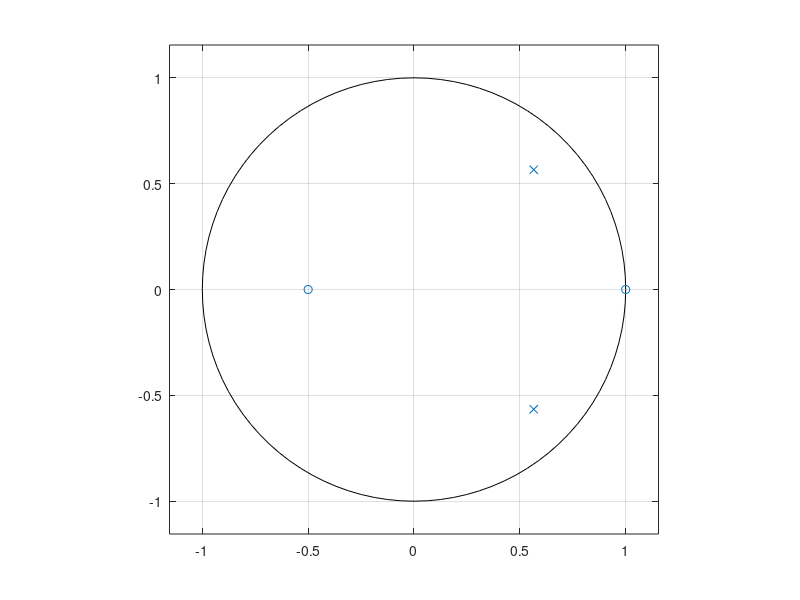
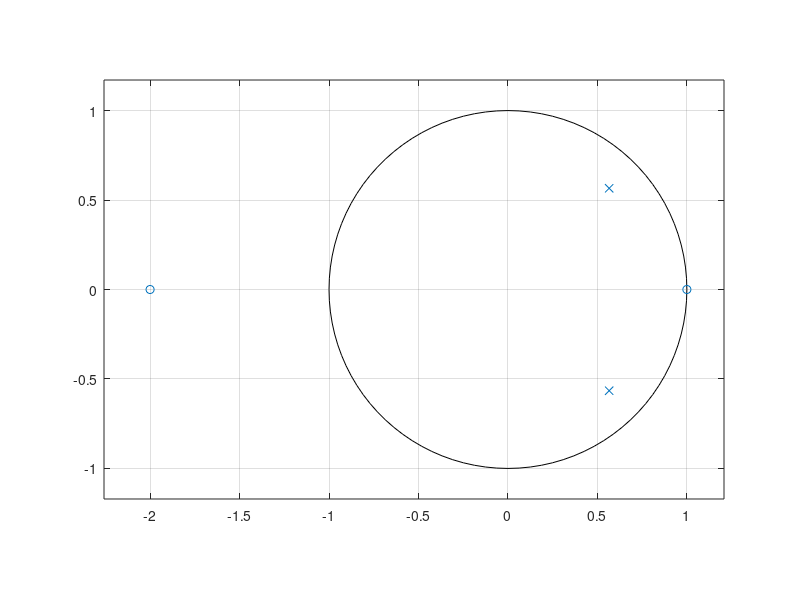
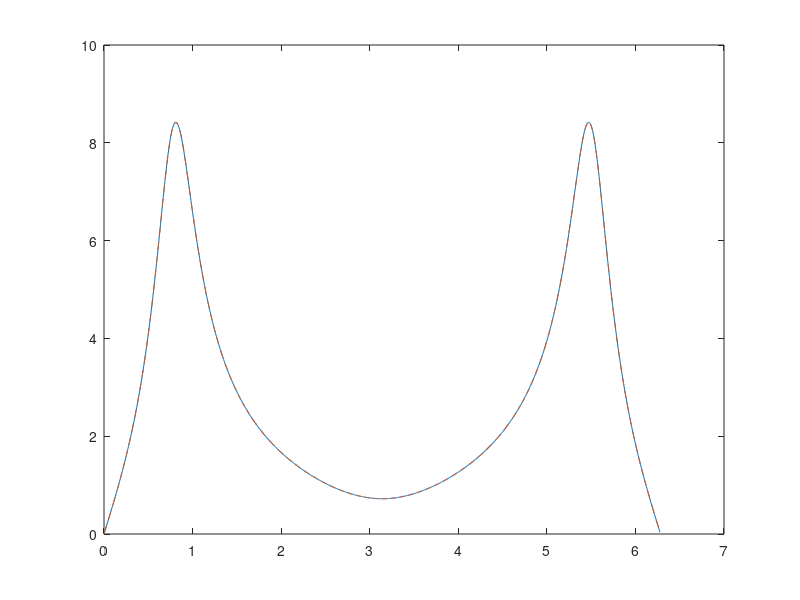

Write the MATLAB code that produced these figures, in order.
% Es 22

% Given the filters H1 and H2 (see slides)
% Derive A(z) and B(z) for H1 and H2 with MATLAB 
% Plot the zeros and the poles in the Z-plane using zplane
% Plot in the same figure the magnitude responses 
% as a function of normalized omega, using N = 1024 samples
% How are the magnitudes related? Why?

close all
clearvars
clc

%% define filters

B1 = conv([2, -2], [1, .5]);
A1 = conv([1, -0.8*exp(1i*pi/4)], [1, -0.8*exp(-1i*pi/4)]);

% otherwise, first derive zeros and poles and then use function
% poly which builds the related polynomial in z^-1
% NB: always consider zeros and poles in column vectors!
% z_1 = [1; -0.5];
% p_1 = [.8*exp(1i*pi/4); .8*exp(-1i*pi/4)];
% B1 = 2*poly(z_1);
% A1 = poly(p_1);

B2 = conv([1, -1], [1, 2]);
A2 = conv([1, -0.8*exp(1i*pi/4)], [1, -0.8*exp(-1i*pi/4)]);

%% plot zeros and poles in Zplane

figure;
zplane(B1, A1);
figure;
zplane(B2, A2);

%% plot the magnitude response as a function of omega

N = 1024;
[H1, omega] = freqz(B1, A1, N, 'whole');
[H2, ~] = freqz(B2, A2, N, 'whole');

figure;
plot(omega, abs(H1));
hold on; 
plot(omega, abs(H2), '--');
